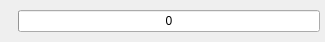
<?xml version="1.0" encoding="UTF-8"?>
<ui version="4.0">
 <class>WndVolume</class>
 <widget class="QDialog" name="WndVolume">
  <property name="geometry">
   <rect>
    <x>0</x>
    <y>0</y>
    <width>325</width>
    <height>42</height>
   </rect>
  </property>
  <property name="windowTitle">
   <string>Dialog</string>
  </property>
  <layout class="QHBoxLayout" name="horizontalLayout">
   <property name="margin">
    <number>5</number>
   </property>
   <item>
    <widget class="QLabel" name="lSpeaker">
     <property name="text">
      <string/>
     </property>
     <property name="pixmap">
      <pixmap resource="resources.qrc">:/icons/speaker.png</pixmap>
     </property>
    </widget>
   </item>
   <item>
    <widget class="QProgressBar" name="pbVolume">
     <property name="minimum">
      <number>0</number>
     </property>
     <property name="maximum">
      <number>32</number>
     </property>
     <property name="value">
      <number>0</number>
     </property>
     <property name="format">
      <string>%v</string>
     </property>
    </widget>
   </item>
  </layout>
 </widget>
 <resources>
  <include location="resources.qrc"/>
 </resources>
 <connections/>
</ui>
